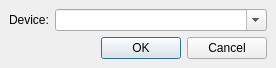
<?xml version="1.0" encoding="UTF-8"?>
<ui version="4.0">
 <class>SettingsDialog</class>
 <widget class="QDialog" name="SettingsDialog">
  <property name="geometry">
   <rect>
    <x>0</x>
    <y>0</y>
    <width>276</width>
    <height>68</height>
   </rect>
  </property>
  <property name="windowTitle">
   <string>WASAPI Plugin Settings</string>
  </property>
  <layout class="QGridLayout">
   <property name="margin">
    <number>9</number>
   </property>
   <property name="spacing">
    <number>6</number>
   </property>
   <item row="0" column="1" colspan="2">
    <widget class="QComboBox" name="deviceComboBox">
     <property name="sizePolicy">
      <sizepolicy hsizetype="Expanding" vsizetype="Fixed">
       <horstretch>0</horstretch>
       <verstretch>0</verstretch>
      </sizepolicy>
     </property>
     <property name="editable">
      <bool>true</bool>
     </property>
    </widget>
   </item>
   <item row="1" column="0" colspan="3">
    <widget class="QDialogButtonBox" name="buttonBox">
     <property name="standardButtons">
      <set>QDialogButtonBox::Cancel|QDialogButtonBox::Ok</set>
     </property>
    </widget>
   </item>
   <item row="0" column="0">
    <widget class="QLabel" name="label">
     <property name="sizePolicy">
      <sizepolicy hsizetype="Maximum" vsizetype="Preferred">
       <horstretch>0</horstretch>
       <verstretch>0</verstretch>
      </sizepolicy>
     </property>
     <property name="text">
      <string>Device:</string>
     </property>
    </widget>
   </item>
  </layout>
 </widget>
 <resources/>
 <connections>
  <connection>
   <sender>buttonBox</sender>
   <signal>accepted()</signal>
   <receiver>SettingsDialog</receiver>
   <slot>accept()</slot>
   <hints>
    <hint type="sourcelabel">
     <x>179</x>
     <y>51</y>
    </hint>
    <hint type="destinationlabel">
     <x>274</x>
     <y>2</y>
    </hint>
   </hints>
  </connection>
  <connection>
   <sender>buttonBox</sender>
   <signal>rejected()</signal>
   <receiver>SettingsDialog</receiver>
   <slot>reject()</slot>
   <hints>
    <hint type="sourcelabel">
     <x>231</x>
     <y>46</y>
    </hint>
    <hint type="destinationlabel">
     <x>271</x>
     <y>44</y>
    </hint>
   </hints>
  </connection>
 </connections>
</ui>
